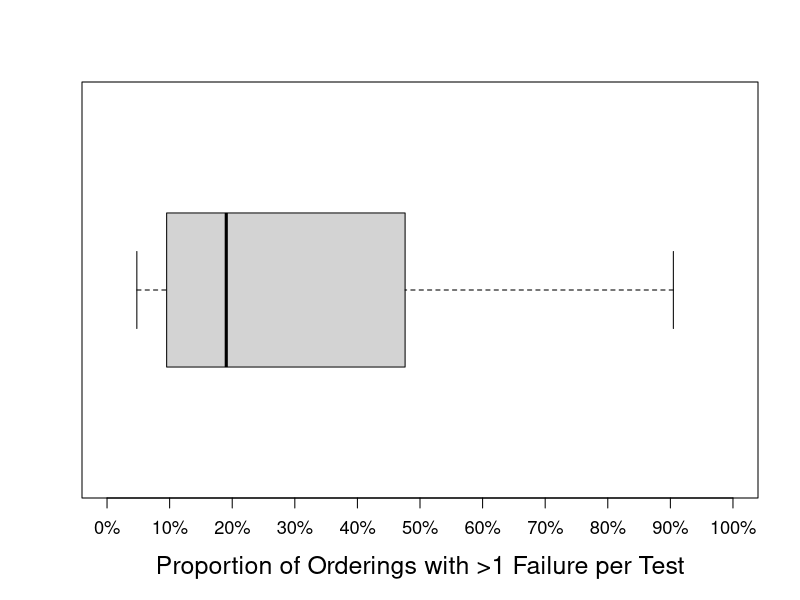

Generate this figure with R:
#script to produce figure fig:rq2:ProportionFail

tests=read.table(file="flaky-rate-per-test-order-simplified.csv",sep=',',header=TRUE)
X=split(tests,tests$Test_name)

#removing tests with one or two orderings
Ordering.Count.Per.Test=sapply(X, dim)[1,]
#get tests with one or two orderings only:
which(as.numeric(Ordering.Count.Per.Test)==1)
# [1] 14 27 28 29 34 85
which(as.numeric(Ordering.Count.Per.Test)==2)
#[1] 2 3 5
X=X[-c(2,3,5,14,27,28,29,34,85)]
#n=98

# obtaining the proportion of total orders per test

FailOrderingCount.per.softwareTest=rep(0,length(X))
for (i in 1:length(X)){
    FailOrderingCount.per.softwareTest[i]=sum(X[[i]]$Order_Flake_rate!=0)/length(X[[i]]$Order_Flake_rate)
}

boxplot(FailOrderingCount.per.softwareTest, xlab=("Proportion of Orderings with >1 Failure per Test"),ylim=c(0,1),horizontal=TRUE,cex.lab=1.5,cex.axis=1.5,xaxt="n")
axis(1, at=c(0,.1,.2,.3,.4,.5,.6,.7,.8,.9,1), labels=paste0(c(0,.1,.2,.3,.4,.5,.6,.7,.8,.9,1)*100, "%"),cex.lab=1.5,cex.axis=1.1)
